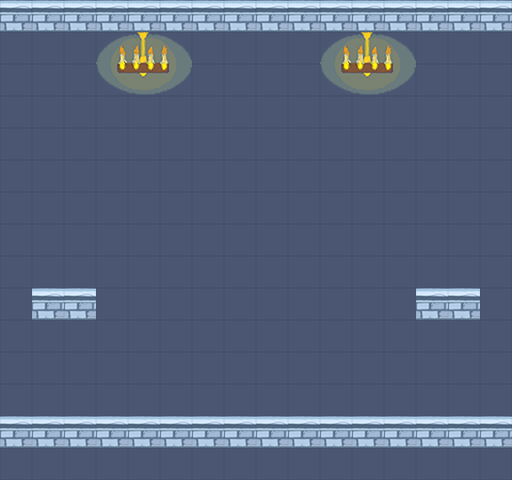

A level layout from a 2D game, rendered from its tile map. Below: a short description, then the map file with its tile-grid data intact:
An orthogonal 16x15 tile map with 32x32 px tiles, 3 tile layers (bg, chandeliers, platforms).

<map version="1.2" tiledversion="1.2.0" orientation="orthogonal" renderorder="right-down" width="16" height="15" tilewidth="32" tileheight="32" infinite="0" nextlayerid="4" nextobjectid="1">
 <tileset firstgid="1" name="castle" tilewidth="32" tileheight="32" tilecount="9" columns="3">
  <image source="castle.png" width="96" height="96" />
 </tileset>
 <layer id="1" name="bg" width="16" height="15">
  <data encoding="csv">
2,2,2,2,2,2,2,2,2,2,2,2,2,2,2,2,
1,1,1,1,1,1,1,1,1,1,1,1,1,1,1,1,
1,1,1,1,1,1,1,1,1,1,1,1,1,1,1,1,
1,1,1,1,1,1,1,1,1,1,1,1,1,1,1,1,
1,1,1,1,1,1,1,1,1,1,1,1,1,1,1,1,
1,1,1,1,1,1,1,1,1,1,1,1,1,1,1,1,
1,1,1,1,1,1,1,1,1,1,1,1,1,1,1,1,
1,1,1,1,1,1,1,1,1,1,1,1,1,1,1,1,
1,1,1,1,1,1,1,1,1,1,1,1,1,1,1,1,
1,1,1,1,1,1,1,1,1,1,1,1,1,1,1,1,
1,1,1,1,1,1,1,1,1,1,1,1,1,1,1,1,
1,1,1,1,1,1,1,1,1,1,1,1,1,1,1,1,
1,1,1,1,1,1,1,1,1,1,1,1,1,1,1,1,
1,1,1,1,1,1,1,1,1,1,1,1,1,1,1,1,
1,1,1,1,1,1,1,1,1,1,1,1,1,1,1,1
</data>
 </layer>
 <layer id="3" name="chandeliers" width="16" height="15">
  <data encoding="csv">
0,0,0,0,0,0,0,0,0,0,0,0,0,0,0,0,
0,0,0,4,5,6,0,0,0,0,4,5,6,0,0,0,
0,0,0,7,8,9,0,0,0,0,7,8,9,0,0,0,
0,0,0,0,0,0,0,0,0,0,0,0,0,0,0,0,
0,0,0,0,0,0,0,0,0,0,0,0,0,0,0,0,
0,0,0,0,0,0,0,0,0,0,0,0,0,0,0,0,
0,0,0,0,0,0,0,0,0,0,0,0,0,0,0,0,
0,0,0,0,0,0,0,0,0,0,0,0,0,0,0,0,
0,0,0,0,0,0,0,0,0,0,0,0,0,0,0,0,
0,0,0,0,0,0,0,0,0,0,0,0,0,0,0,0,
0,0,0,0,0,0,0,0,0,0,0,0,0,0,0,0,
0,0,0,0,0,0,0,0,0,0,0,0,0,0,0,0,
0,0,0,0,0,0,0,0,0,0,0,0,0,0,0,0,
0,0,0,0,0,0,0,0,0,0,0,0,0,0,0,0,
0,0,0,0,0,0,0,0,0,0,0,0,0,0,0,0
</data>
 </layer>
 <layer id="2" name="platforms" width="16" height="15">
  <data encoding="csv">
0,0,0,0,0,0,0,0,0,0,0,0,0,0,0,0,
0,0,0,0,0,0,0,0,0,0,0,0,0,0,0,0,
0,0,0,0,0,0,0,0,0,0,0,0,0,0,0,0,
0,0,0,0,0,0,0,0,0,0,0,0,0,0,0,0,
0,0,0,0,0,0,0,0,0,0,0,0,0,0,0,0,
0,0,0,0,0,0,0,0,0,0,0,0,0,0,0,0,
0,0,0,0,0,0,0,0,0,0,0,0,0,0,0,0,
0,0,0,0,0,0,0,0,0,0,0,0,0,0,0,0,
0,0,0,0,0,0,0,0,0,0,0,0,0,0,0,0,
0,2,2,0,0,0,0,0,0,0,0,0,0,2,2,0,
0,0,0,0,0,0,0,0,0,0,0,0,0,0,0,0,
0,0,0,0,0,0,0,0,0,0,0,0,0,0,0,0,
0,0,0,0,0,0,0,0,0,0,0,0,0,0,0,0,
2,2,2,2,2,2,2,2,2,2,2,2,2,2,2,2,
0,0,0,0,0,0,0,0,0,0,0,0,0,0,0,0
</data>
 </layer>
</map>